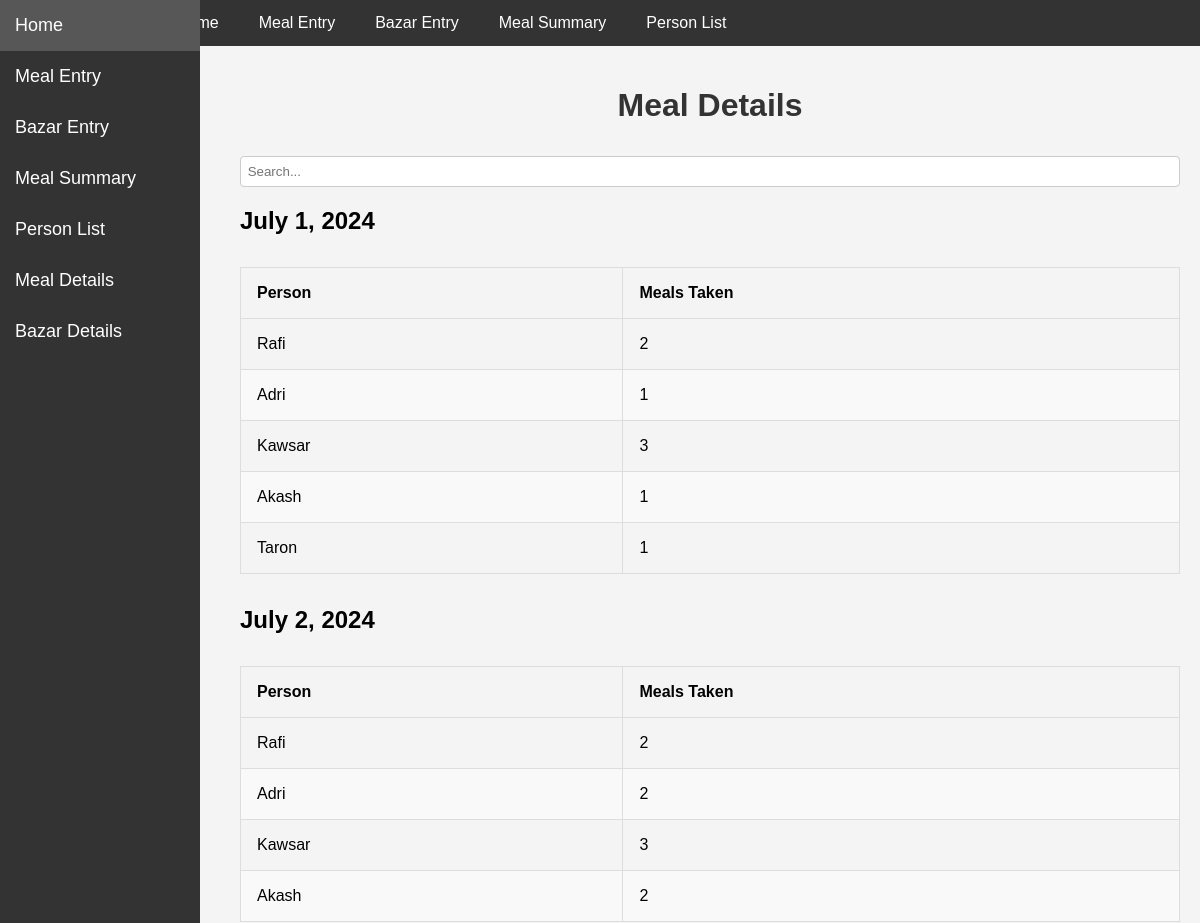
Before: /meals/meal-details/ (upper part) with the older database file.
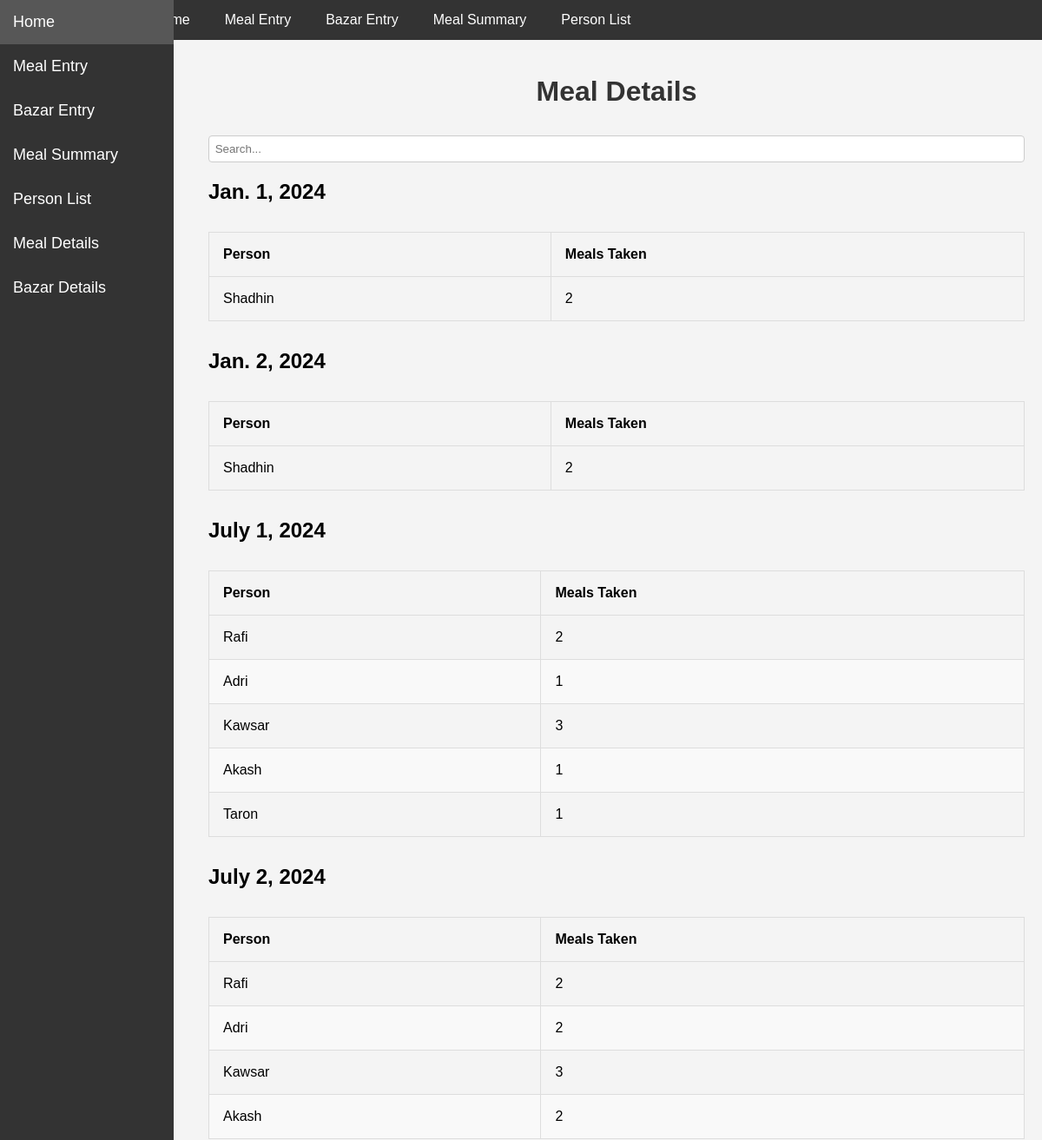
After: the same page with the newer database file.
### meals/models.py (models this page shows, shortened)
class MealEntry(models.Model):
    date = models.DateField()
    person = models.ForeignKey(Person, on_delete=models.CASCADE)
    meals_taken = models.PositiveIntegerField()

class Person(models.Model):
    name = models.CharField(max_length=100)
    money_given = models.DecimalField(max_digits=10, decimal_places=2, default=0)

### meals/views.py (the view)
# urls.py: path('meal-details/', views.meal_details, name='meal_details'),
def meal_details(request):
    meal_entries = MealEntry.objects.all().order_by('date')
    meal_data = {}
    for entry in meal_entries:
        date = entry.date
        person = entry.person
        meals_taken = entry.meals_taken
        if date not in meal_data:
            meal_data[date] = {}
        if person not in meal_data[date]:
            meal_data[date][person] = 0
        meal_data[date][person] += meals_taken
    context = {
        'meal_data': meal_data
    }
    return render(request, 'meals/meal_details.html', context)

### meals/templates/meals/meal_details.html (shortened to what this page needs)
{% extends 'meals/base.html' %}
{% block content %}
    <h1>Meal Details</h1>
    <div class="search-bar">
        <input type="text" id="search-input" placeholder="Search...">
    </div>
    {% for date, persons in meal_data.items %}
        <h2>{{ date }}</h2>
        <table id="meal-data-table">
            <thead>
                <tr>
                    <th>Person</th>
                    <th>Meals Taken</th>
                </tr>
            </thead>
            <tbody>
                {% for person, meals_taken in persons.items %}
                <tr>
                    <td>{{ person.name }}</td>
                    <td>{{ meals_taken }}</td>
                </tr>
                {% endfor %}
            </tbody>
        </table>
    {% endfor %}
{% endblock %}

Changed rows visible on the page:
added MealEntry: meal_data "Jan. 1, 2024"
added Person: name "Shadhin", meals_taken "2"
added MealEntry: meal_data "Jan. 2, 2024"
Other visible differences:
new list line: "Person Meals Taken"
